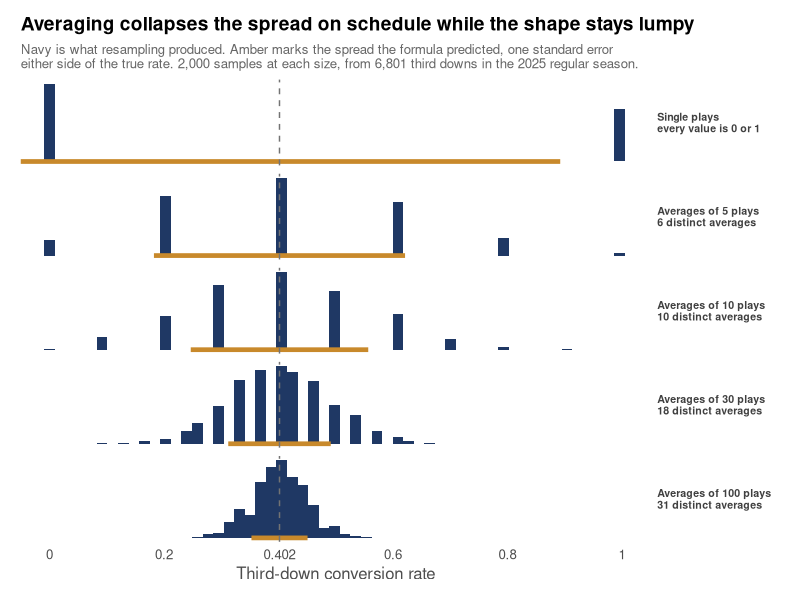
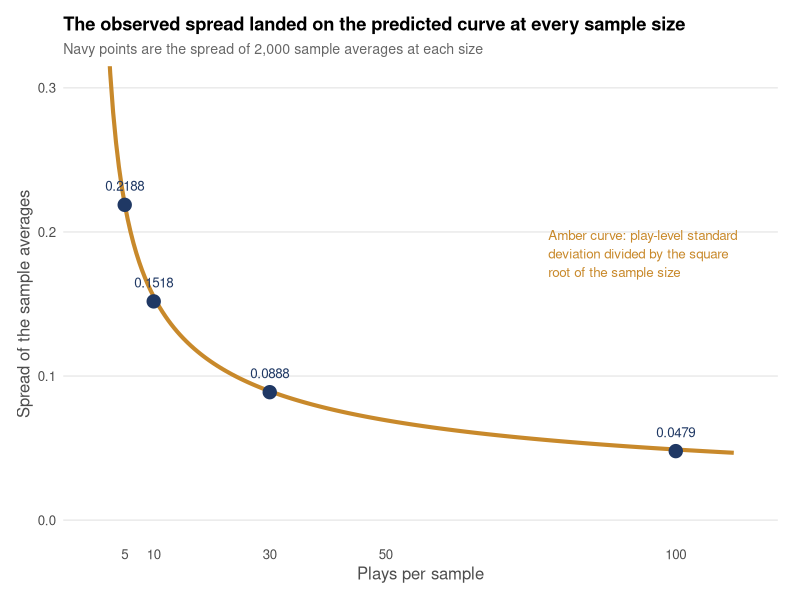

R code for these plots, in order:
# =============================================================================
# Statistics Series Post 20: The Central Limit Theorem
# Visual script v2
#
# WHY v2
#   v1 Panel 2 plotted predicted and observed standard error as paired bars.
#   The finding was that the two values MATCH, and paired bars are the worst
#   possible encoding for sameness: the reader sees eight descending bars and
#   four near-identical pairs with no extractable insight. That is a 5-second
#   rule failure. v1 Panel 1 also omitted the starting population, so the
#   reader never saw the two-spike distribution the whole post opens on.
#
# TWO PANELS, MATCHED TO THE POST'S NARRATIVE
#   Panel 1: The progression. Row 1 is the raw population (two spikes at 0
#            and 1). Rows 2 to 5 are the sampling distributions at n = 5, 10,
#            30, 100. Shared x axis. An amber bracket on each row marks the
#            spread the formula predicted. The reader watches the distribution
#            collapse toward 0.402, sees the amber bracket track it at every
#            step, and sees the shape stay lumpy to the end. Both halves of
#            the post in one image.
#
#   Panel 2: The width half alone, as a decay curve. Amber line is the formula
#            evaluated continuously across sample size. Navy points are what
#            resampling actually produced. Points sitting on a line reads as
#            "the formula traces the data" instantly, which paired bars did
#            not.
#
# DATA PROVENANCE
#   All summary values HARDCODED from verified console output of
#   pull_stats_post20_clt_data.R (seed 42, 2000 draws, 2025 regular season).
#   Panel 1 histograms are redrawn from a population reconstructed out of the
#   verified counts, then asserted against the hardcoded values before any
#   plot is built.
#
# COLORS
#   Navy  = observed (what resampling produced)
#   Amber = predicted (what the formula said to expect)
#   Neither is wrong, so no error color appears in this script.
# =============================================================================

library(ggplot2)
library(dplyr)

set.seed(42L)

# ---- CONFIGURATION ----------------------------------------------------------

OUTPUT_DIR  <- file.path("stats_posts", "output", "plots")
FILE_PREFIX <- "stats_post20_"
DPI         <- 300L

COL_OBSERVED  <- "#1F3864"   # navy
COL_PREDICTED <- "#C8892B"   # amber
COL_NEUTRAL   <- "gray45"

if (!dir.exists(OUTPUT_DIR)) {
  dir.create(OUTPUT_DIR, recursive = TRUE)
}

# ---- VERIFIED CONSTANTS FROM CONSOLE OUTPUT ---------------------------------

POP_N         <- 6801L
POP_CONVERTED <- 2733L
POP_FAILED    <- 4068L
POP_MEAN      <- 0.4019
POP_SD        <- 0.4903
N_DRAWS       <- 2000L

verified <- data.frame(
  n                   = c(5L, 10L, 30L, 100L),
  mean_of_means       = c(0.3992, 0.3959, 0.4032, 0.4022),
  observed_se         = c(0.2188, 0.1518, 0.0888, 0.0479),
  predicted_se        = c(0.2193, 0.1550, 0.0895, 0.0490),
  skewness            = c(0.1752, 0.1173, 0.0734, 0.0290),
  n_distinct_observed = c(6L, 10L, 18L, 31L),
  stringsAsFactors    = FALSE
)

# ---- PRE-BUILD ASSERTIONS ---------------------------------------------------

stopifnot(
  "Population counts do not sum to population size" =
    POP_CONVERTED + POP_FAILED == POP_N,

  "POP_MEAN does not reconcile to the conversion count" =
    abs(POP_CONVERTED / POP_N - POP_MEAN) < 0.001,

  "POP_SD does not match sqrt(p*(1-p)) for a Bernoulli" =
    abs(sqrt(POP_MEAN * (1 - POP_MEAN)) - POP_SD) < 0.001,

  "predicted_se does not equal POP_SD / sqrt(n) at every n" =
    all(abs(verified$predicted_se - POP_SD / sqrt(verified$n)) < 0.001),

  "Post claims n=5 formula accurate within half a percent" =
    abs(verified$observed_se[1] / verified$predicted_se[1] - 1) < 0.005,

  "Post claims skewness falls monotonically as n grows" =
    all(diff(verified$skewness) < 0),

  "Post claims skewness runs 0.175 down to 0.029" =
    abs(verified$skewness[1] - 0.175) < 0.001 &&
    abs(verified$skewness[4] - 0.029) < 0.001,

  "Post claims 31 distinct values at n=100 out of 101 possible" =
    verified$n_distinct_observed[4] == 31L,

  "Post claims exactly six possible values at n=5" =
    verified$n_distinct_observed[1] == 6L,

  "Observed SE must fall as n rises" =
    all(diff(verified$observed_se) < 0)
)

cat("All pre-build assertions passed.\n\n")

# ---- REBUILD SAMPLING DISTRIBUTIONS -----------------------------------------

pop_values <- c(rep(1L, POP_CONVERTED), rep(0L, POP_FAILED))

stopifnot(
  "Reconstructed population is the wrong size" = length(pop_values) == POP_N,
  "Reconstructed population mean does not match verified mean" =
    abs(mean(pop_values) - POP_MEAN) < 0.001
)

draw_frames <- lapply(verified$n, function(n) {
  draws <- replicate(N_DRAWS, mean(sample(pop_values, size = n, replace = FALSE)))
  data.frame(n = n, value = draws, stringsAsFactors = FALSE)
})

sampling_data <- do.call(rbind, draw_frames)

redraw_check <- sampling_data %>%
  group_by(n) %>%
  summarise(obs_se = sd(value), .groups = "drop") %>%
  arrange(n)

stopifnot(
  "Redraw does not reproduce the verified observed SE values" =
    all(abs(redraw_check$obs_se - verified$observed_se) < 0.005)
)

cat("Redraw reproduces verified console values.\n\n")

# ---- ASSEMBLE PANEL 1 DATA: POPULATION ROW PLUS SAMPLING ROWS ---------------
# Row 1 is the raw population: every individual play, which is either 0 or 1.
# This is the distribution the post opens on and v1 never showed.

population_row <- data.frame(
  n     = 1L,
  value = as.numeric(pop_values),
  stringsAsFactors = FALSE
)

panel1_data <- rbind(population_row, sampling_data)

row_labels <- c(
  "1"   = "Single plays\nevery value is 0 or 1",
  "5"   = "Averages of 5 plays\n6 distinct averages",
  "10"  = "Averages of 10 plays\n10 distinct averages",
  "30"  = "Averages of 30 plays\n18 distinct averages",
  "100" = "Averages of 100 plays\n31 distinct averages"
)

# Assert the label counts match the verified distinct-value counts so the
# labels cannot drift from the data they describe.
stopifnot(
  "Row label distinct counts do not match verified values" =
    all(vapply(seq_len(nrow(verified)), function(i) {
      grepl(paste0("\n", verified$n_distinct_observed[i], " distinct"),
            row_labels[as.character(verified$n[i])], fixed = TRUE)
    }, logical(1)))
)

panel1_data$row_label <- factor(
  row_labels[as.character(panel1_data$n)],
  levels = row_labels[c("1", "5", "10", "30", "100")]
)

# Amber brackets: one standard error either side of the true rate, using the
# PREDICTED standard error. Population row gets the play-level SD instead,
# since a single play has no sample size to divide by.
bracket_data <- data.frame(
  n        = c(1L, verified$n),
  half_width = c(POP_SD, verified$predicted_se),
  stringsAsFactors = FALSE
)
bracket_data$xmin <- POP_MEAN - bracket_data$half_width
bracket_data$xmax <- POP_MEAN + bracket_data$half_width
bracket_data$row_label <- factor(
  row_labels[as.character(bracket_data$n)],
  levels = row_labels[c("1", "5", "10", "30", "100")]
)

# ---- PANEL 1 ----------------------------------------------------------------

title_p1 <- "Averaging collapses the spread on schedule while the shape stays lumpy"
stopifnot("Panel 1 title too long for render" = nchar(title_p1) <= 95)

p1 <- ggplot(panel1_data, aes(x = value)) +
  geom_histogram(bins = 60, fill = COL_OBSERVED, color = NA) +
  geom_errorbarh(
    data = bracket_data,
    aes(xmin = xmin, xmax = xmax, y = 0),
    inherit.aes = FALSE,
    height = 0, linewidth = 1.6, color = COL_PREDICTED
  ) +
  geom_vline(xintercept = POP_MEAN, linetype = "dashed",
             color = COL_NEUTRAL, linewidth = 0.5) +
  facet_wrap(~ row_label, ncol = 1, scales = "free_y", strip.position = "right") +
  coord_cartesian(xlim = c(0, 1)) +
  scale_x_continuous(breaks = c(0, 0.2, 0.402, 0.6, 0.8, 1),
                     labels = c("0", "0.2", "0.402", "0.6", "0.8", "1")) +
  labs(
    title    = title_p1,
    subtitle = paste0(
      "Navy is what resampling produced. Amber marks the spread the formula ",
      "predicted, one standard error\neither side of the true rate. ",
      "2,000 samples at each size, from 6,801 third downs in the 2025 regular season."
    ),
    x = "Third-down conversion rate",
    y = NULL
  ) +
  theme_minimal(base_size = 12) +
  theme(
    plot.title         = element_text(face = "bold", size = rel(1.15), hjust = 0),
    plot.subtitle      = element_text(color = "gray40", size = rel(0.8), hjust = 0),
    panel.grid.minor   = element_blank(),
    panel.grid.major.x = element_blank(),
    panel.grid.major.y = element_blank(),
    axis.text.y        = element_blank(),
    strip.text.y.right = element_text(angle = 0, hjust = 0, size = rel(0.8),
                                      face = "bold", color = "gray25"),
    axis.title         = element_text(color = "gray30"),
    plot.margin        = margin(12, 16, 12, 12)
  )

# NOTE: x scale is FIXED across rows, which is the comparison axis and the
# entire point. y uses free scales only because row 1 counts 6,801 plays while
# the other rows count 2,000 samples: different quantities, and the reference
# rule against free scales applies to the axis being compared, not to raw
# counts on an axis whose values are never read. Y labels are removed for
# that reason.

ggsave(
  filename = file.path(OUTPUT_DIR, paste0(FILE_PREFIX, "clt_progression.png")),
  plot     = p1,
  width    = 9, height = 10, dpi = DPI
)

# ---- PANEL 2: WIDTH AS A DECAY CURVE ----------------------------------------
# Replaces v1's paired bars. The formula is drawn as a continuous curve and
# the observed values as points on top of it. Points landing on a line is an
# instantly readable encoding for "the prediction tracks reality."

curve_data <- data.frame(n = seq(2, 110, by = 0.5))
curve_data$predicted <- POP_SD / sqrt(curve_data$n)

points_data <- data.frame(
  n        = verified$n,
  observed = verified$observed_se,
  label    = sprintf("%.4f", verified$observed_se),
  stringsAsFactors = FALSE
)

title_p2 <- "The observed spread landed on the predicted curve at every sample size"
stopifnot("Panel 2 title too long for render" = nchar(title_p2) <= 95)

p2 <- ggplot() +
  geom_line(data = curve_data, aes(x = n, y = predicted),
            color = COL_PREDICTED, linewidth = 1.4) +
  geom_point(data = points_data, aes(x = n, y = observed),
             color = COL_OBSERVED, size = 4.2) +
  geom_text(data = points_data, aes(x = n, y = observed, label = label),
            vjust = -1.4, size = 3.4, color = COL_OBSERVED) +
  annotate("text", x = 78, y = 0.185,
           label = "Amber curve: play-level standard\ndeviation divided by the square\nroot of the sample size",
           hjust = 0, size = 3.4, color = COL_PREDICTED, lineheight = 1.15) +
  coord_cartesian(xlim = c(0, 112), ylim = c(0, 0.30)) +
  scale_x_continuous(breaks = c(5, 10, 30, 50, 100)) +
  labs(
    title    = title_p2,
    subtitle = "Navy points are the spread of 2,000 sample averages at each size",
    x = "Plays per sample",
    y = "Spread of the sample averages"
  ) +
  theme_minimal(base_size = 12) +
  theme(
    plot.title         = element_text(face = "bold", size = rel(1.1), hjust = 0),
    plot.subtitle      = element_text(color = "gray40", size = rel(0.85), hjust = 0),
    panel.grid.minor   = element_blank(),
    panel.grid.major.x = element_blank(),
    axis.title         = element_text(color = "gray30"),
    plot.margin        = margin(12, 16, 12, 12)
  )

ggsave(
  filename = file.path(OUTPUT_DIR, paste0(FILE_PREFIX, "se_decay_curve.png")),
  plot     = p2,
  width    = 9, height = 5.5, dpi = DPI
)

# ---- CONSOLE SUMMARY --------------------------------------------------------

cat("=============================================================\n")
cat("POST 20 VISUALS v2 WRITTEN\n")
cat("=============================================================\n")
cat("  ", file.path(OUTPUT_DIR, paste0(FILE_PREFIX, "clt_progression.png")), "\n")
cat("  ", file.path(OUTPUT_DIR, paste0(FILE_PREFIX, "se_decay_curve.png")), "\n\n")

cat("SUPERSEDED by this run (delete if present):\n")
cat("   stats_post20_sampling_distributions.png\n")
cat("   stats_post20_se_predicted_vs_observed.png\n\n")

cat("RENDER WATCH ITEMS\n")
cat("  1. Panel 1 row 1 must show TWO spikes only, at 0 and at 1, nothing between.\n")
cat("  2. Panel 1 rows must narrow visibly from top to bottom. If they do not,\n")
cat("     the x axis is not fixed and the panel is wrong.\n")
cat("  3. Panel 1 amber bracket should hug the navy mass on every row.\n")
cat("  4. Panel 1 bottom row should still look granular, not a smooth curve.\n")
cat("  5. Panel 1 right-side strip labels must not be cut off at 9in width.\n")
cat("  6. Panel 2 navy points must sit ON the amber curve, not beside it.\n")
cat("  7. Panel 2 annotation must not collide with the curve or the points.\n")
cat("  8. Both titles render on one line without truncation.\n\n")
